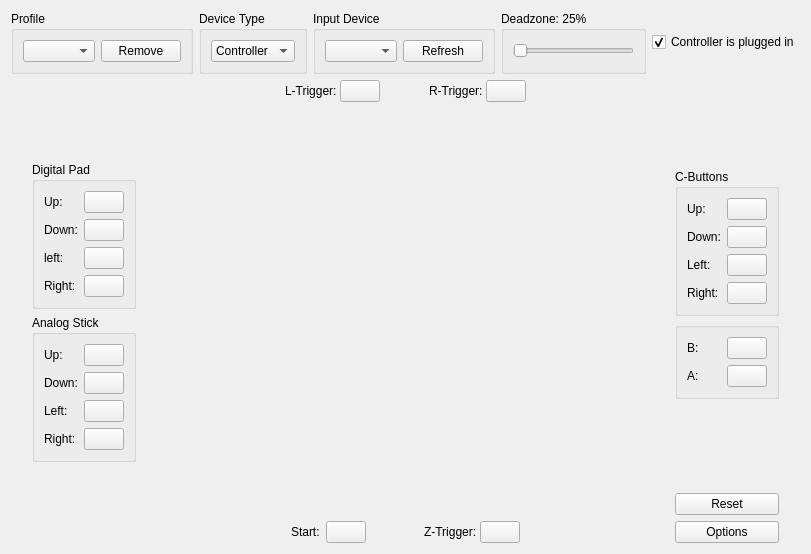
<?xml version="1.0" encoding="UTF-8"?>
<ui version="4.0">
 <class>ControllerWidget</class>
 <widget class="QWidget" name="ControllerWidget">
  <property name="geometry">
   <rect>
    <x>0</x>
    <y>0</y>
    <width>811</width>
    <height>554</height>
   </rect>
  </property>
  <property name="sizePolicy">
   <sizepolicy hsizetype="Preferred" vsizetype="Preferred">
    <horstretch>0</horstretch>
    <verstretch>0</verstretch>
   </sizepolicy>
  </property>
  <property name="windowTitle">
   <string>ControllerWidget</string>
  </property>
  <layout class="QVBoxLayout" name="verticalLayout_10">
   <item>
    <layout class="QHBoxLayout" name="horizontalLayout_4">
     <item>
      <widget class="QGroupBox" name="groupBox_5">
       <property name="title">
        <string>Profile</string>
       </property>
       <layout class="QHBoxLayout" name="horizontalLayout_11">
        <item>
         <widget class="QComboBox" name="profileComboBox">
          <property name="sizeAdjustPolicy">
           <enum>QComboBox::AdjustToContents</enum>
          </property>
         </widget>
        </item>
        <item>
         <widget class="QPushButton" name="removeProfileButton">
          <property name="text">
           <string>Remove</string>
          </property>
         </widget>
        </item>
       </layout>
      </widget>
     </item>
     <item>
      <widget class="QGroupBox" name="groupBox_7">
       <property name="title">
        <string>Device Type</string>
       </property>
       <layout class="QVBoxLayout" name="verticalLayout_4">
        <item>
         <widget class="QComboBox" name="inputTypeComboBox">
          <item>
           <property name="text">
            <string>Controller</string>
           </property>
          </item>
          <item>
           <property name="text">
            <string>Mouse</string>
           </property>
          </item>
         </widget>
        </item>
       </layout>
      </widget>
     </item>
     <item>
      <widget class="QGroupBox" name="groupBox_4">
       <property name="sizePolicy">
        <sizepolicy hsizetype="Preferred" vsizetype="Preferred">
         <horstretch>0</horstretch>
         <verstretch>0</verstretch>
        </sizepolicy>
       </property>
       <property name="title">
        <string>Input Device</string>
       </property>
       <layout class="QHBoxLayout" name="horizontalLayout_10">
        <item>
         <widget class="QComboBox" name="inputDeviceComboBox">
          <property name="sizePolicy">
           <sizepolicy hsizetype="Expanding" vsizetype="Preferred">
            <horstretch>0</horstretch>
            <verstretch>0</verstretch>
           </sizepolicy>
          </property>
          <property name="sizeAdjustPolicy">
           <enum>QComboBox::AdjustToContents</enum>
          </property>
         </widget>
        </item>
        <item>
         <widget class="QPushButton" name="inputDeviceRefreshButton">
          <property name="sizePolicy">
           <sizepolicy hsizetype="Minimum" vsizetype="Preferred">
            <horstretch>0</horstretch>
            <verstretch>0</verstretch>
           </sizepolicy>
          </property>
          <property name="text">
           <string>Refresh</string>
          </property>
         </widget>
        </item>
       </layout>
      </widget>
     </item>
     <item>
      <widget class="QGroupBox" name="deadZoneGroupBox">
       <property name="title">
        <string>Deadzone: 25%</string>
       </property>
       <layout class="QVBoxLayout" name="verticalLayout_5">
        <item>
         <widget class="QSlider" name="deadZoneSlider">
          <property name="sizePolicy">
           <sizepolicy hsizetype="Expanding" vsizetype="Preferred">
            <horstretch>0</horstretch>
            <verstretch>0</verstretch>
           </sizepolicy>
          </property>
          <property name="minimum">
           <number>0</number>
          </property>
          <property name="maximum">
           <number>100</number>
          </property>
          <property name="orientation">
           <enum>Qt::Horizontal</enum>
          </property>
         </widget>
        </item>
       </layout>
      </widget>
     </item>
     <item>
      <widget class="QCheckBox" name="controllerPluggedCheckBox">
       <property name="text">
        <string>Controller is plugged in</string>
       </property>
       <property name="checked">
        <bool>true</bool>
       </property>
      </widget>
     </item>
    </layout>
   </item>
   <item>
    <layout class="QHBoxLayout" name="horizontalLayout_3">
     <item>
      <spacer name="horizontalSpacer">
       <property name="orientation">
        <enum>Qt::Horizontal</enum>
       </property>
       <property name="sizeHint" stdset="0">
        <size>
         <width>40</width>
         <height>20</height>
        </size>
       </property>
      </spacer>
     </item>
     <item>
      <layout class="QVBoxLayout" name="verticalLayout_7">
       <item>
        <spacer name="verticalSpacer_5">
         <property name="orientation">
          <enum>Qt::Vertical</enum>
         </property>
         <property name="sizeHint" stdset="0">
          <size>
           <width>20</width>
           <height>40</height>
          </size>
         </property>
        </spacer>
       </item>
       <item>
        <widget class="QGroupBox" name="groupBox">
         <property name="sizePolicy">
          <sizepolicy hsizetype="Minimum" vsizetype="Preferred">
           <horstretch>0</horstretch>
           <verstretch>0</verstretch>
          </sizepolicy>
         </property>
         <property name="title">
          <string>Digital Pad</string>
         </property>
         <property name="flat">
          <bool>false</bool>
         </property>
         <property name="checkable">
          <bool>false</bool>
         </property>
         <layout class="QVBoxLayout" name="verticalLayout">
          <item>
           <layout class="QHBoxLayout" name="horizontalLayout_19">
            <item>
             <widget class="QLabel" name="label_19">
              <property name="sizePolicy">
               <sizepolicy hsizetype="Minimum" vsizetype="Preferred">
                <horstretch>0</horstretch>
                <verstretch>0</verstretch>
               </sizepolicy>
              </property>
              <property name="text">
               <string>Up:</string>
              </property>
             </widget>
            </item>
            <item>
             <widget class="CustomButton" name="dpadUpButton">
              <property name="sizePolicy">
               <sizepolicy hsizetype="Minimum" vsizetype="Fixed">
                <horstretch>0</horstretch>
                <verstretch>0</verstretch>
               </sizepolicy>
              </property>
              <property name="text">
               <string/>
              </property>
             </widget>
            </item>
           </layout>
          </item>
          <item>
           <layout class="QHBoxLayout" name="horizontalLayout_20">
            <item>
             <widget class="QLabel" name="label_20">
              <property name="sizePolicy">
               <sizepolicy hsizetype="Minimum" vsizetype="Preferred">
                <horstretch>0</horstretch>
                <verstretch>0</verstretch>
               </sizepolicy>
              </property>
              <property name="text">
               <string>Down:</string>
              </property>
             </widget>
            </item>
            <item>
             <widget class="CustomButton" name="dpadDownButton">
              <property name="sizePolicy">
               <sizepolicy hsizetype="Minimum" vsizetype="Fixed">
                <horstretch>0</horstretch>
                <verstretch>0</verstretch>
               </sizepolicy>
              </property>
              <property name="text">
               <string/>
              </property>
             </widget>
            </item>
           </layout>
          </item>
          <item>
           <layout class="QHBoxLayout" name="horizontalLayout_21">
            <item>
             <widget class="QLabel" name="label_21">
              <property name="sizePolicy">
               <sizepolicy hsizetype="Minimum" vsizetype="Preferred">
                <horstretch>0</horstretch>
                <verstretch>0</verstretch>
               </sizepolicy>
              </property>
              <property name="text">
               <string>left:</string>
              </property>
             </widget>
            </item>
            <item>
             <widget class="CustomButton" name="dpadLeftButton">
              <property name="sizePolicy">
               <sizepolicy hsizetype="Minimum" vsizetype="Fixed">
                <horstretch>0</horstretch>
                <verstretch>0</verstretch>
               </sizepolicy>
              </property>
              <property name="text">
               <string/>
              </property>
             </widget>
            </item>
           </layout>
          </item>
          <item>
           <layout class="QHBoxLayout" name="horizontalLayout_22">
            <item>
             <widget class="QLabel" name="label_22">
              <property name="sizePolicy">
               <sizepolicy hsizetype="Minimum" vsizetype="Preferred">
                <horstretch>0</horstretch>
                <verstretch>0</verstretch>
               </sizepolicy>
              </property>
              <property name="text">
               <string>Right:</string>
              </property>
             </widget>
            </item>
            <item>
             <widget class="CustomButton" name="dpadRightButton">
              <property name="sizePolicy">
               <sizepolicy hsizetype="Minimum" vsizetype="Fixed">
                <horstretch>0</horstretch>
                <verstretch>0</verstretch>
               </sizepolicy>
              </property>
              <property name="text">
               <string/>
              </property>
             </widget>
            </item>
           </layout>
          </item>
         </layout>
        </widget>
       </item>
       <item>
        <widget class="QGroupBox" name="groupBox_2">
         <property name="sizePolicy">
          <sizepolicy hsizetype="Preferred" vsizetype="Preferred">
           <horstretch>0</horstretch>
           <verstretch>0</verstretch>
          </sizepolicy>
         </property>
         <property name="title">
          <string>Analog Stick</string>
         </property>
         <property name="flat">
          <bool>false</bool>
         </property>
         <property name="checkable">
          <bool>false</bool>
         </property>
         <layout class="QVBoxLayout" name="verticalLayout_2">
          <item>
           <layout class="QHBoxLayout" name="horizontalLayout_23">
            <item>
             <widget class="QLabel" name="label_23">
              <property name="sizePolicy">
               <sizepolicy hsizetype="Minimum" vsizetype="Preferred">
                <horstretch>0</horstretch>
                <verstretch>0</verstretch>
               </sizepolicy>
              </property>
              <property name="text">
               <string>Up:</string>
              </property>
             </widget>
            </item>
            <item>
             <widget class="CustomButton" name="analogStickUpButton">
              <property name="text">
               <string/>
              </property>
             </widget>
            </item>
           </layout>
          </item>
          <item>
           <layout class="QHBoxLayout" name="horizontalLayout_24">
            <item>
             <widget class="QLabel" name="label_24">
              <property name="sizePolicy">
               <sizepolicy hsizetype="Minimum" vsizetype="Preferred">
                <horstretch>0</horstretch>
                <verstretch>0</verstretch>
               </sizepolicy>
              </property>
              <property name="text">
               <string>Down:</string>
              </property>
             </widget>
            </item>
            <item>
             <widget class="CustomButton" name="analogStickDownButton">
              <property name="text">
               <string/>
              </property>
             </widget>
            </item>
           </layout>
          </item>
          <item>
           <layout class="QHBoxLayout" name="horizontalLayout_25">
            <item>
             <widget class="QLabel" name="label_25">
              <property name="sizePolicy">
               <sizepolicy hsizetype="Minimum" vsizetype="Preferred">
                <horstretch>0</horstretch>
                <verstretch>0</verstretch>
               </sizepolicy>
              </property>
              <property name="text">
               <string>Left:</string>
              </property>
             </widget>
            </item>
            <item>
             <widget class="CustomButton" name="analogStickLeftButton">
              <property name="text">
               <string/>
              </property>
             </widget>
            </item>
           </layout>
          </item>
          <item>
           <layout class="QHBoxLayout" name="horizontalLayout_26">
            <item>
             <widget class="QLabel" name="label_26">
              <property name="sizePolicy">
               <sizepolicy hsizetype="Minimum" vsizetype="Preferred">
                <horstretch>0</horstretch>
                <verstretch>0</verstretch>
               </sizepolicy>
              </property>
              <property name="text">
               <string>Right:</string>
              </property>
             </widget>
            </item>
            <item>
             <widget class="CustomButton" name="analogStickRightButton">
              <property name="text">
               <string/>
              </property>
             </widget>
            </item>
           </layout>
          </item>
         </layout>
        </widget>
       </item>
       <item>
        <spacer name="verticalSpacer_2">
         <property name="orientation">
          <enum>Qt::Vertical</enum>
         </property>
         <property name="sizeHint" stdset="0">
          <size>
           <width>20</width>
           <height>40</height>
          </size>
         </property>
        </spacer>
       </item>
      </layout>
     </item>
     <item>
      <layout class="QVBoxLayout" name="verticalLayout_9">
       <item>
        <layout class="QHBoxLayout" name="horizontalLayout_7">
         <property name="spacing">
          <number>0</number>
         </property>
         <item>
          <spacer name="horizontalSpacer_5">
           <property name="orientation">
            <enum>Qt::Horizontal</enum>
           </property>
           <property name="sizeHint" stdset="0">
            <size>
             <width>40</width>
             <height>20</height>
            </size>
           </property>
          </spacer>
         </item>
         <item>
          <layout class="QHBoxLayout" name="horizontalLayout_9">
           <item>
            <widget class="QLabel" name="label_3">
             <property name="text">
              <string>L-Trigger: </string>
             </property>
            </widget>
           </item>
           <item>
            <widget class="CustomButton" name="leftTriggerButton">
             <property name="text">
              <string/>
             </property>
            </widget>
           </item>
           <item>
            <spacer name="horizontalSpacer_7">
             <property name="orientation">
              <enum>Qt::Horizontal</enum>
             </property>
             <property name="sizeHint" stdset="0">
              <size>
               <width>40</width>
               <height>20</height>
              </size>
             </property>
            </spacer>
           </item>
          </layout>
         </item>
         <item>
          <layout class="QHBoxLayout" name="horizontalLayout_8">
           <item>
            <widget class="QLabel" name="label_6">
             <property name="text">
              <string>R-Trigger: </string>
             </property>
            </widget>
           </item>
           <item>
            <widget class="CustomButton" name="rightTriggerButton">
             <property name="text">
              <string/>
             </property>
            </widget>
           </item>
          </layout>
         </item>
         <item>
          <spacer name="horizontalSpacer_6">
           <property name="orientation">
            <enum>Qt::Horizontal</enum>
           </property>
           <property name="sizeHint" stdset="0">
            <size>
             <width>40</width>
             <height>20</height>
            </size>
           </property>
          </spacer>
         </item>
        </layout>
       </item>
       <item>
        <widget class="ControllerImageWidget" name="controllerImageWidget" native="true">
         <property name="sizePolicy">
          <sizepolicy hsizetype="Expanding" vsizetype="Expanding">
           <horstretch>0</horstretch>
           <verstretch>0</verstretch>
          </sizepolicy>
         </property>
         <property name="minimumSize">
          <size>
           <width>527</width>
           <height>0</height>
          </size>
         </property>
        </widget>
       </item>
       <item>
        <layout class="QHBoxLayout" name="horizontalLayout">
         <item>
          <layout class="QHBoxLayout" name="horizontalLayout_2">
           <item>
            <spacer name="horizontalSpacer_2">
             <property name="orientation">
              <enum>Qt::Horizontal</enum>
             </property>
             <property name="sizeHint" stdset="0">
              <size>
               <width>40</width>
               <height>20</height>
              </size>
             </property>
            </spacer>
           </item>
           <item>
            <widget class="QLabel" name="label">
             <property name="text">
              <string>Start:</string>
             </property>
            </widget>
           </item>
           <item>
            <widget class="CustomButton" name="startButton">
             <property name="text">
              <string/>
             </property>
            </widget>
           </item>
           <item>
            <layout class="QHBoxLayout" name="horizontalLayout_6">
             <property name="spacing">
              <number>0</number>
             </property>
             <item>
              <spacer name="horizontalSpacer_8">
               <property name="orientation">
                <enum>Qt::Horizontal</enum>
               </property>
               <property name="sizeHint" stdset="0">
                <size>
                 <width>40</width>
                 <height>20</height>
                </size>
               </property>
              </spacer>
             </item>
             <item>
              <widget class="QLabel" name="label_2">
               <property name="text">
                <string>Z-Trigger: </string>
               </property>
              </widget>
             </item>
             <item>
              <widget class="CustomButton" name="zTriggerButton">
               <property name="text">
                <string/>
               </property>
              </widget>
             </item>
            </layout>
           </item>
           <item>
            <spacer name="horizontalSpacer_4">
             <property name="orientation">
              <enum>Qt::Horizontal</enum>
             </property>
             <property name="sizeHint" stdset="0">
              <size>
               <width>40</width>
               <height>20</height>
              </size>
             </property>
            </spacer>
           </item>
          </layout>
         </item>
        </layout>
       </item>
      </layout>
     </item>
     <item>
      <layout class="QVBoxLayout" name="verticalLayout_8">
       <item>
        <spacer name="verticalSpacer_6">
         <property name="orientation">
          <enum>Qt::Vertical</enum>
         </property>
         <property name="sizeHint" stdset="0">
          <size>
           <width>20</width>
           <height>40</height>
          </size>
         </property>
        </spacer>
       </item>
       <item>
        <widget class="QGroupBox" name="groupBox_3">
         <property name="sizePolicy">
          <sizepolicy hsizetype="Minimum" vsizetype="Preferred">
           <horstretch>0</horstretch>
           <verstretch>0</verstretch>
          </sizepolicy>
         </property>
         <property name="title">
          <string>C-Buttons</string>
         </property>
         <property name="flat">
          <bool>false</bool>
         </property>
         <property name="checkable">
          <bool>false</bool>
         </property>
         <layout class="QVBoxLayout" name="verticalLayout_3">
          <item>
           <layout class="QHBoxLayout" name="horizontalLayout_28">
            <item>
             <widget class="QLabel" name="label_28">
              <property name="sizePolicy">
               <sizepolicy hsizetype="Minimum" vsizetype="Preferred">
                <horstretch>0</horstretch>
                <verstretch>0</verstretch>
               </sizepolicy>
              </property>
              <property name="text">
               <string>Up:</string>
              </property>
             </widget>
            </item>
            <item>
             <widget class="CustomButton" name="cbuttonUpButton">
              <property name="sizePolicy">
               <sizepolicy hsizetype="Minimum" vsizetype="Fixed">
                <horstretch>0</horstretch>
                <verstretch>0</verstretch>
               </sizepolicy>
              </property>
              <property name="text">
               <string/>
              </property>
             </widget>
            </item>
           </layout>
          </item>
          <item>
           <layout class="QHBoxLayout" name="horizontalLayout_27">
            <item>
             <widget class="QLabel" name="label_27">
              <property name="sizePolicy">
               <sizepolicy hsizetype="Minimum" vsizetype="Preferred">
                <horstretch>0</horstretch>
                <verstretch>0</verstretch>
               </sizepolicy>
              </property>
              <property name="text">
               <string>Down:</string>
              </property>
             </widget>
            </item>
            <item>
             <widget class="CustomButton" name="cbuttonDownButton">
              <property name="sizePolicy">
               <sizepolicy hsizetype="Minimum" vsizetype="Fixed">
                <horstretch>0</horstretch>
                <verstretch>0</verstretch>
               </sizepolicy>
              </property>
              <property name="text">
               <string/>
              </property>
             </widget>
            </item>
           </layout>
          </item>
          <item>
           <layout class="QHBoxLayout" name="horizontalLayout_29">
            <item>
             <widget class="QLabel" name="label_29">
              <property name="sizePolicy">
               <sizepolicy hsizetype="Minimum" vsizetype="Preferred">
                <horstretch>0</horstretch>
                <verstretch>0</verstretch>
               </sizepolicy>
              </property>
              <property name="text">
               <string>Left:</string>
              </property>
             </widget>
            </item>
            <item>
             <widget class="CustomButton" name="cbuttonLeftButton">
              <property name="sizePolicy">
               <sizepolicy hsizetype="Minimum" vsizetype="Fixed">
                <horstretch>0</horstretch>
                <verstretch>0</verstretch>
               </sizepolicy>
              </property>
              <property name="text">
               <string/>
              </property>
             </widget>
            </item>
           </layout>
          </item>
          <item>
           <layout class="QHBoxLayout" name="horizontalLayout_30">
            <item>
             <widget class="QLabel" name="label_30">
              <property name="sizePolicy">
               <sizepolicy hsizetype="Minimum" vsizetype="Preferred">
                <horstretch>0</horstretch>
                <verstretch>0</verstretch>
               </sizepolicy>
              </property>
              <property name="text">
               <string>Right:</string>
              </property>
             </widget>
            </item>
            <item>
             <widget class="CustomButton" name="cbuttonRightButton">
              <property name="sizePolicy">
               <sizepolicy hsizetype="Minimum" vsizetype="Fixed">
                <horstretch>0</horstretch>
                <verstretch>0</verstretch>
               </sizepolicy>
              </property>
              <property name="text">
               <string/>
              </property>
             </widget>
            </item>
           </layout>
          </item>
         </layout>
        </widget>
       </item>
       <item>
        <widget class="QGroupBox" name="groupBox_6">
         <property name="sizePolicy">
          <sizepolicy hsizetype="Minimum" vsizetype="Preferred">
           <horstretch>0</horstretch>
           <verstretch>0</verstretch>
          </sizepolicy>
         </property>
         <property name="title">
          <string/>
         </property>
         <layout class="QVBoxLayout" name="verticalLayout_11">
          <item>
           <layout class="QHBoxLayout" name="horizontalLayout_16">
            <item>
             <widget class="QLabel" name="label_16">
              <property name="sizePolicy">
               <sizepolicy hsizetype="Minimum" vsizetype="Preferred">
                <horstretch>0</horstretch>
                <verstretch>0</verstretch>
               </sizepolicy>
              </property>
              <property name="text">
               <string>B:</string>
              </property>
             </widget>
            </item>
            <item>
             <widget class="CustomButton" name="bButton">
              <property name="sizePolicy">
               <sizepolicy hsizetype="Minimum" vsizetype="Fixed">
                <horstretch>0</horstretch>
                <verstretch>0</verstretch>
               </sizepolicy>
              </property>
              <property name="text">
               <string/>
              </property>
             </widget>
            </item>
           </layout>
          </item>
          <item>
           <layout class="QHBoxLayout" name="horizontalLayout_17">
            <item>
             <widget class="QLabel" name="label_17">
              <property name="sizePolicy">
               <sizepolicy hsizetype="Minimum" vsizetype="Preferred">
                <horstretch>0</horstretch>
                <verstretch>0</verstretch>
               </sizepolicy>
              </property>
              <property name="text">
               <string>A:</string>
              </property>
             </widget>
            </item>
            <item>
             <widget class="CustomButton" name="aButton">
              <property name="sizePolicy">
               <sizepolicy hsizetype="Minimum" vsizetype="Fixed">
                <horstretch>0</horstretch>
                <verstretch>0</verstretch>
               </sizepolicy>
              </property>
              <property name="text">
               <string/>
              </property>
             </widget>
            </item>
           </layout>
          </item>
         </layout>
        </widget>
       </item>
       <item>
        <spacer name="verticalSpacer">
         <property name="orientation">
          <enum>Qt::Vertical</enum>
         </property>
         <property name="sizeHint" stdset="0">
          <size>
           <width>20</width>
           <height>40</height>
          </size>
         </property>
        </spacer>
       </item>
       <item>
        <widget class="QPushButton" name="resetButton">
         <property name="text">
          <string>Reset</string>
         </property>
        </widget>
       </item>
       <item>
        <widget class="QPushButton" name="optionsButton">
         <property name="text">
          <string>Options</string>
         </property>
        </widget>
       </item>
      </layout>
     </item>
     <item>
      <spacer name="horizontalSpacer_3">
       <property name="orientation">
        <enum>Qt::Horizontal</enum>
       </property>
       <property name="sizeHint" stdset="0">
        <size>
         <width>40</width>
         <height>20</height>
        </size>
       </property>
      </spacer>
     </item>
    </layout>
   </item>
  </layout>
 </widget>
 <customwidgets>
  <customwidget>
   <class>CustomButton</class>
   <extends>QPushButton</extends>
   <header>UserInterface/Widget/CustomButton.hpp</header>
  </customwidget>
  <customwidget>
   <class>ControllerImageWidget</class>
   <extends>QWidget</extends>
   <header>UserInterface/Widget/ControllerImageWidget.hpp</header>
   <container>1</container>
  </customwidget>
 </customwidgets>
 <resources/>
 <connections/>
</ui>
